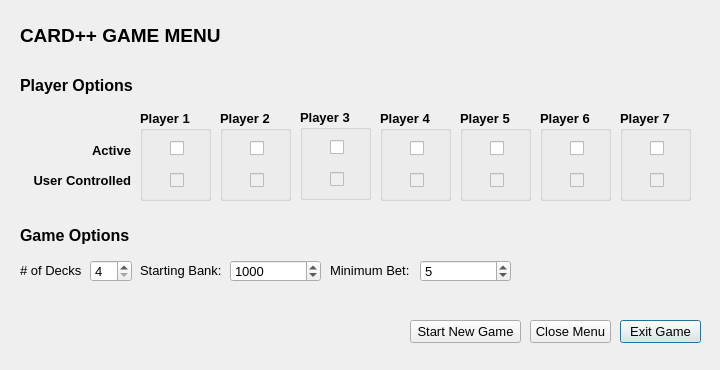
<?xml version="1.0" encoding="UTF-8"?>
<ui version="4.0">
 <class>inGameMenu</class>
 <widget class="QDialog" name="inGameMenu">
  <property name="geometry">
   <rect>
    <x>0</x>
    <y>0</y>
    <width>720</width>
    <height>370</height>
   </rect>
  </property>
  <property name="minimumSize">
   <size>
    <width>720</width>
    <height>370</height>
   </size>
  </property>
  <property name="maximumSize">
   <size>
    <width>720</width>
    <height>370</height>
   </size>
  </property>
  <property name="windowTitle">
   <string>Card++ Game Menu</string>
  </property>
  <widget class="QLabel" name="mainMenuLabel">
   <property name="geometry">
    <rect>
     <x>20</x>
     <y>20</y>
     <width>261</width>
     <height>31</height>
    </rect>
   </property>
   <property name="font">
    <font>
     <pointsize>14</pointsize>
     <weight>75</weight>
     <bold>true</bold>
    </font>
   </property>
   <property name="text">
    <string>CARD++ GAME MENU</string>
   </property>
  </widget>
  <widget class="QLabel" name="numberOfDecksLabel">
   <property name="geometry">
    <rect>
     <x>20</x>
     <y>260</y>
     <width>71</width>
     <height>21</height>
    </rect>
   </property>
   <property name="font">
    <font>
     <pointsize>10</pointsize>
    </font>
   </property>
   <property name="text">
    <string># of Decks</string>
   </property>
  </widget>
  <widget class="QSpinBox" name="numberOfDecksSpinBox">
   <property name="geometry">
    <rect>
     <x>90</x>
     <y>260</y>
     <width>42</width>
     <height>22</height>
    </rect>
   </property>
   <property name="font">
    <font>
     <pointsize>10</pointsize>
    </font>
   </property>
   <property name="minimum">
    <number>4</number>
   </property>
   <property name="maximum">
    <number>8</number>
   </property>
  </widget>
  <widget class="QLabel" name="startingBankLabel">
   <property name="geometry">
    <rect>
     <x>140</x>
     <y>260</y>
     <width>91</width>
     <height>21</height>
    </rect>
   </property>
   <property name="font">
    <font>
     <pointsize>10</pointsize>
    </font>
   </property>
   <property name="text">
    <string>Starting Bank:</string>
   </property>
  </widget>
  <widget class="QLabel" name="minimumBetLabel">
   <property name="geometry">
    <rect>
     <x>330</x>
     <y>260</y>
     <width>91</width>
     <height>21</height>
    </rect>
   </property>
   <property name="font">
    <font>
     <pointsize>10</pointsize>
    </font>
   </property>
   <property name="text">
    <string>Minimum Bet:</string>
   </property>
  </widget>
  <widget class="QLabel" name="playerOptionsLabel">
   <property name="geometry">
    <rect>
     <x>20</x>
     <y>70</y>
     <width>261</width>
     <height>31</height>
    </rect>
   </property>
   <property name="font">
    <font>
     <pointsize>12</pointsize>
     <weight>75</weight>
     <bold>true</bold>
    </font>
   </property>
   <property name="text">
    <string>Player Options</string>
   </property>
  </widget>
  <widget class="QLabel" name="gameOptionsLabel">
   <property name="geometry">
    <rect>
     <x>20</x>
     <y>220</y>
     <width>261</width>
     <height>31</height>
    </rect>
   </property>
   <property name="font">
    <font>
     <pointsize>12</pointsize>
     <weight>75</weight>
     <bold>true</bold>
    </font>
   </property>
   <property name="text">
    <string>Game Options</string>
   </property>
  </widget>
  <widget class="QGroupBox" name="player1GroupBox">
   <property name="enabled">
    <bool>true</bool>
   </property>
   <property name="geometry">
    <rect>
     <x>140</x>
     <y>110</y>
     <width>71</width>
     <height>91</height>
    </rect>
   </property>
   <property name="font">
    <font>
     <pointsize>10</pointsize>
     <weight>75</weight>
     <bold>true</bold>
    </font>
   </property>
   <property name="title">
    <string>Player 1</string>
   </property>
   <widget class="QCheckBox" name="player1Active">
    <property name="geometry">
     <rect>
      <x>30</x>
      <y>30</y>
      <width>16</width>
      <height>17</height>
     </rect>
    </property>
    <property name="font">
     <font>
      <pointsize>10</pointsize>
      <weight>50</weight>
      <bold>false</bold>
     </font>
    </property>
    <property name="text">
     <string/>
    </property>
   </widget>
   <widget class="QCheckBox" name="player1UC">
    <property name="enabled">
     <bool>false</bool>
    </property>
    <property name="geometry">
     <rect>
      <x>30</x>
      <y>60</y>
      <width>16</width>
      <height>21</height>
     </rect>
    </property>
    <property name="font">
     <font>
      <pointsize>8</pointsize>
      <weight>50</weight>
      <bold>false</bold>
     </font>
    </property>
    <property name="text">
     <string/>
    </property>
   </widget>
  </widget>
  <widget class="QGroupBox" name="player2GroupBox">
   <property name="geometry">
    <rect>
     <x>220</x>
     <y>110</y>
     <width>71</width>
     <height>91</height>
    </rect>
   </property>
   <property name="font">
    <font>
     <pointsize>10</pointsize>
     <weight>75</weight>
     <bold>true</bold>
    </font>
   </property>
   <property name="title">
    <string>Player 2</string>
   </property>
   <widget class="QCheckBox" name="player2Active">
    <property name="geometry">
     <rect>
      <x>30</x>
      <y>30</y>
      <width>21</width>
      <height>17</height>
     </rect>
    </property>
    <property name="font">
     <font>
      <pointsize>8</pointsize>
      <weight>50</weight>
      <bold>false</bold>
     </font>
    </property>
    <property name="text">
     <string/>
    </property>
   </widget>
   <widget class="QCheckBox" name="player2UC">
    <property name="enabled">
     <bool>false</bool>
    </property>
    <property name="geometry">
     <rect>
      <x>30</x>
      <y>60</y>
      <width>21</width>
      <height>21</height>
     </rect>
    </property>
    <property name="font">
     <font>
      <pointsize>8</pointsize>
      <weight>50</weight>
      <bold>false</bold>
     </font>
    </property>
    <property name="text">
     <string/>
    </property>
   </widget>
  </widget>
  <widget class="QGroupBox" name="player3GroupBox">
   <property name="geometry">
    <rect>
     <x>300</x>
     <y>109</y>
     <width>71</width>
     <height>91</height>
    </rect>
   </property>
   <property name="font">
    <font>
     <pointsize>10</pointsize>
     <weight>75</weight>
     <bold>true</bold>
    </font>
   </property>
   <property name="title">
    <string>Player 3</string>
   </property>
   <widget class="QCheckBox" name="player3Active">
    <property name="geometry">
     <rect>
      <x>30</x>
      <y>30</y>
      <width>16</width>
      <height>17</height>
     </rect>
    </property>
    <property name="font">
     <font>
      <pointsize>8</pointsize>
      <weight>50</weight>
      <bold>false</bold>
     </font>
    </property>
    <property name="text">
     <string/>
    </property>
   </widget>
   <widget class="QCheckBox" name="player3UC">
    <property name="enabled">
     <bool>false</bool>
    </property>
    <property name="geometry">
     <rect>
      <x>30</x>
      <y>60</y>
      <width>16</width>
      <height>21</height>
     </rect>
    </property>
    <property name="font">
     <font>
      <pointsize>8</pointsize>
      <weight>50</weight>
      <bold>false</bold>
     </font>
    </property>
    <property name="text">
     <string/>
    </property>
   </widget>
  </widget>
  <widget class="QGroupBox" name="player4GroupBox">
   <property name="geometry">
    <rect>
     <x>380</x>
     <y>110</y>
     <width>71</width>
     <height>91</height>
    </rect>
   </property>
   <property name="font">
    <font>
     <pointsize>10</pointsize>
     <weight>75</weight>
     <bold>true</bold>
    </font>
   </property>
   <property name="title">
    <string>Player 4</string>
   </property>
   <widget class="QCheckBox" name="player4Active">
    <property name="geometry">
     <rect>
      <x>30</x>
      <y>30</y>
      <width>16</width>
      <height>17</height>
     </rect>
    </property>
    <property name="font">
     <font>
      <pointsize>8</pointsize>
      <weight>50</weight>
      <bold>false</bold>
     </font>
    </property>
    <property name="text">
     <string/>
    </property>
   </widget>
   <widget class="QCheckBox" name="player4UC">
    <property name="enabled">
     <bool>false</bool>
    </property>
    <property name="geometry">
     <rect>
      <x>30</x>
      <y>60</y>
      <width>16</width>
      <height>21</height>
     </rect>
    </property>
    <property name="font">
     <font>
      <pointsize>8</pointsize>
      <weight>50</weight>
      <bold>false</bold>
     </font>
    </property>
    <property name="text">
     <string/>
    </property>
   </widget>
  </widget>
  <widget class="QGroupBox" name="player5GroupBox">
   <property name="geometry">
    <rect>
     <x>460</x>
     <y>110</y>
     <width>71</width>
     <height>91</height>
    </rect>
   </property>
   <property name="font">
    <font>
     <pointsize>10</pointsize>
     <weight>75</weight>
     <bold>true</bold>
    </font>
   </property>
   <property name="title">
    <string>Player 5</string>
   </property>
   <widget class="QCheckBox" name="player5Active">
    <property name="geometry">
     <rect>
      <x>30</x>
      <y>30</y>
      <width>16</width>
      <height>17</height>
     </rect>
    </property>
    <property name="font">
     <font>
      <pointsize>8</pointsize>
      <weight>50</weight>
      <bold>false</bold>
     </font>
    </property>
    <property name="text">
     <string/>
    </property>
   </widget>
   <widget class="QCheckBox" name="player5UC">
    <property name="enabled">
     <bool>false</bool>
    </property>
    <property name="geometry">
     <rect>
      <x>30</x>
      <y>60</y>
      <width>16</width>
      <height>21</height>
     </rect>
    </property>
    <property name="font">
     <font>
      <pointsize>8</pointsize>
      <weight>50</weight>
      <bold>false</bold>
     </font>
    </property>
    <property name="text">
     <string/>
    </property>
   </widget>
  </widget>
  <widget class="QGroupBox" name="player7GroupBox">
   <property name="geometry">
    <rect>
     <x>620</x>
     <y>110</y>
     <width>71</width>
     <height>91</height>
    </rect>
   </property>
   <property name="font">
    <font>
     <pointsize>10</pointsize>
     <weight>75</weight>
     <bold>true</bold>
    </font>
   </property>
   <property name="title">
    <string>Player 7</string>
   </property>
   <widget class="QCheckBox" name="player7Active">
    <property name="geometry">
     <rect>
      <x>30</x>
      <y>30</y>
      <width>21</width>
      <height>17</height>
     </rect>
    </property>
    <property name="font">
     <font>
      <pointsize>8</pointsize>
      <weight>50</weight>
      <bold>false</bold>
     </font>
    </property>
    <property name="text">
     <string/>
    </property>
   </widget>
   <widget class="QCheckBox" name="player7UC">
    <property name="enabled">
     <bool>false</bool>
    </property>
    <property name="geometry">
     <rect>
      <x>30</x>
      <y>60</y>
      <width>16</width>
      <height>21</height>
     </rect>
    </property>
    <property name="font">
     <font>
      <pointsize>8</pointsize>
      <weight>50</weight>
      <bold>false</bold>
     </font>
    </property>
    <property name="text">
     <string/>
    </property>
   </widget>
  </widget>
  <widget class="QGroupBox" name="player6GroupBox">
   <property name="geometry">
    <rect>
     <x>540</x>
     <y>110</y>
     <width>71</width>
     <height>91</height>
    </rect>
   </property>
   <property name="font">
    <font>
     <pointsize>10</pointsize>
     <weight>75</weight>
     <bold>true</bold>
    </font>
   </property>
   <property name="title">
    <string>Player 6</string>
   </property>
   <widget class="QCheckBox" name="player6Active">
    <property name="geometry">
     <rect>
      <x>30</x>
      <y>30</y>
      <width>16</width>
      <height>17</height>
     </rect>
    </property>
    <property name="font">
     <font>
      <pointsize>8</pointsize>
      <weight>50</weight>
      <bold>false</bold>
     </font>
    </property>
    <property name="text">
     <string/>
    </property>
   </widget>
   <widget class="QCheckBox" name="player6UC">
    <property name="enabled">
     <bool>false</bool>
    </property>
    <property name="geometry">
     <rect>
      <x>30</x>
      <y>60</y>
      <width>16</width>
      <height>21</height>
     </rect>
    </property>
    <property name="font">
     <font>
      <pointsize>8</pointsize>
      <weight>50</weight>
      <bold>false</bold>
     </font>
    </property>
    <property name="text">
     <string/>
    </property>
   </widget>
  </widget>
  <widget class="QSpinBox" name="startingBankSpinBox">
   <property name="geometry">
    <rect>
     <x>230</x>
     <y>260</y>
     <width>91</width>
     <height>22</height>
    </rect>
   </property>
   <property name="font">
    <font>
     <pointsize>10</pointsize>
    </font>
   </property>
   <property name="minimum">
    <number>0</number>
   </property>
   <property name="maximum">
    <number>9999999</number>
   </property>
   <property name="singleStep">
    <number>1000</number>
   </property>
   <property name="value">
    <number>1000</number>
   </property>
  </widget>
  <widget class="QSpinBox" name="minimumBetSpinBox">
   <property name="geometry">
    <rect>
     <x>420</x>
     <y>260</y>
     <width>91</width>
     <height>22</height>
    </rect>
   </property>
   <property name="font">
    <font>
     <pointsize>10</pointsize>
    </font>
   </property>
   <property name="minimum">
    <number>0</number>
   </property>
   <property name="maximum">
    <number>9999999</number>
   </property>
   <property name="singleStep">
    <number>5</number>
   </property>
   <property name="value">
    <number>5</number>
   </property>
  </widget>
  <widget class="QLabel" name="label">
   <property name="geometry">
    <rect>
     <x>80</x>
     <y>140</y>
     <width>51</width>
     <height>21</height>
    </rect>
   </property>
   <property name="font">
    <font>
     <pointsize>10</pointsize>
     <weight>75</weight>
     <bold>true</bold>
    </font>
   </property>
   <property name="text">
    <string>Active</string>
   </property>
   <property name="alignment">
    <set>Qt::AlignRight|Qt::AlignTrailing|Qt::AlignVCenter</set>
   </property>
  </widget>
  <widget class="QLabel" name="label_2">
   <property name="geometry">
    <rect>
     <x>20</x>
     <y>170</y>
     <width>111</width>
     <height>21</height>
    </rect>
   </property>
   <property name="font">
    <font>
     <pointsize>10</pointsize>
     <weight>75</weight>
     <bold>true</bold>
    </font>
   </property>
   <property name="text">
    <string>User Controlled</string>
   </property>
   <property name="alignment">
    <set>Qt::AlignRight|Qt::AlignTrailing|Qt::AlignVCenter</set>
   </property>
  </widget>
  <widget class="QPushButton" name="exitGameButton">
   <property name="geometry">
    <rect>
     <x>620</x>
     <y>320</y>
     <width>81</width>
     <height>23</height>
    </rect>
   </property>
   <property name="font">
    <font>
     <pointsize>10</pointsize>
    </font>
   </property>
   <property name="text">
    <string>Exit Game</string>
   </property>
  </widget>
  <widget class="QPushButton" name="startNewGameButton">
   <property name="geometry">
    <rect>
     <x>410</x>
     <y>320</y>
     <width>111</width>
     <height>23</height>
    </rect>
   </property>
   <property name="font">
    <font>
     <pointsize>10</pointsize>
    </font>
   </property>
   <property name="text">
    <string>Start New Game</string>
   </property>
  </widget>
  <widget class="QPushButton" name="closeMenuButton">
   <property name="geometry">
    <rect>
     <x>530</x>
     <y>320</y>
     <width>81</width>
     <height>23</height>
    </rect>
   </property>
   <property name="font">
    <font>
     <pointsize>10</pointsize>
    </font>
   </property>
   <property name="text">
    <string>Close Menu</string>
   </property>
  </widget>
  <zorder>player7GroupBox</zorder>
  <zorder>player6GroupBox</zorder>
  <zorder>player5GroupBox</zorder>
  <zorder>player3GroupBox</zorder>
  <zorder>player4GroupBox</zorder>
  <zorder>player2GroupBox</zorder>
  <zorder>player1GroupBox</zorder>
  <zorder>mainMenuLabel</zorder>
  <zorder>numberOfDecksLabel</zorder>
  <zorder>numberOfDecksSpinBox</zorder>
  <zorder>startingBankLabel</zorder>
  <zorder>minimumBetLabel</zorder>
  <zorder>playerOptionsLabel</zorder>
  <zorder>gameOptionsLabel</zorder>
  <zorder>startingBankSpinBox</zorder>
  <zorder>minimumBetSpinBox</zorder>
  <zorder>label</zorder>
  <zorder>label_2</zorder>
  <zorder>exitGameButton</zorder>
  <zorder>startNewGameButton</zorder>
  <zorder>closeMenuButton</zorder>
 </widget>
 <resources/>
 <connections/>
</ui>
